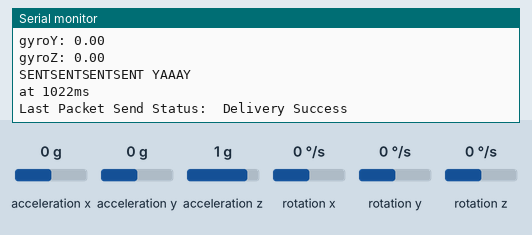
Recording of a sketch running on a simulated ESP32. Shown: the last lines printed to the serial monitor. Inputs (shaded band) come from the test bench; at power-on: acceleration x 0 g, acceleration y 0 g, acceleration z 1 g, rotation x 0 °/s, rotation y 0 °/s, rotation z 0 °/s.

Above: at 1.2 s.
1.3 s: acceleration x set to -1.4 g
At 1.9 s:
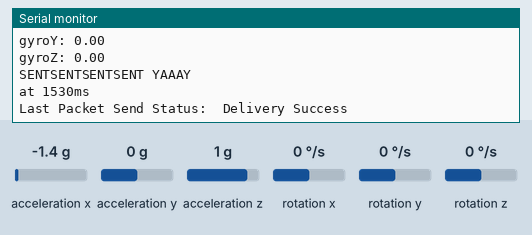
2.8 s: acceleration y set to -1.4 g
At 3.5 s:
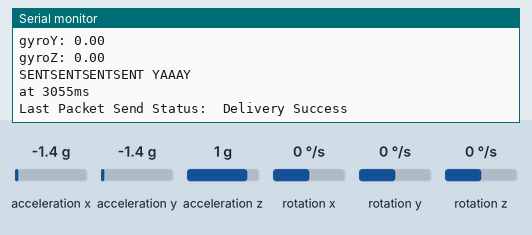
4.3 s: acceleration z set to -1.4 g
At 5.0 s:
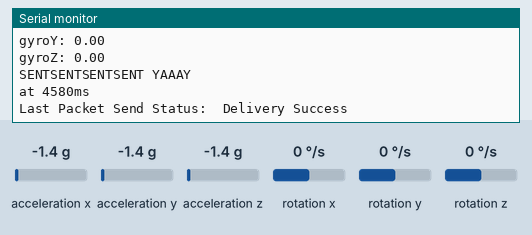
5.8 s: rotation x set to -192 °/s
At 6.5 s:
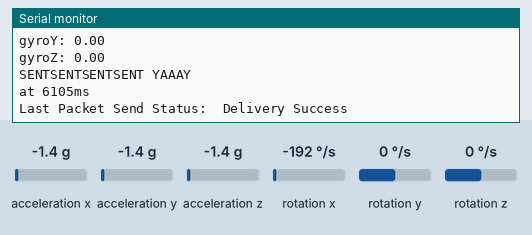
7.3 s: rotation y set to -192 °/s
At 8.0 s:
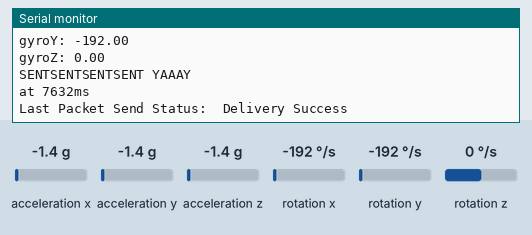
Timing chart, 0 to 9.8 s (numbered marks = the images above; inputs shaded):
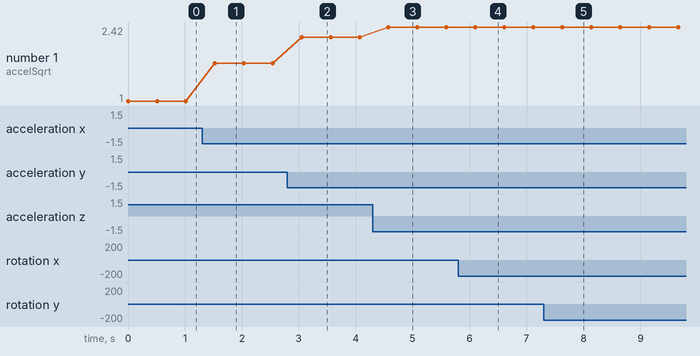

Measured:
- after the input at 1.3 s, the serial monitor: prints a new line after 0.23 s (image 1)
- after the input at 2.8 s, the serial monitor: prints a new line after 0.25 s (image 2)
- after the input at 4.3 s, the serial monitor: prints a new line after 0.27 s (image 3)
- after the input at 5.8 s, the serial monitor: prints a new line after 0.30 s (image 4)
- after the input at 7.3 s, the serial monitor: prints a new line after 0.33 s (image 5)
- plotted number 1: 1 → 1.72 after the input at 1.3 s, 1.72 → 2.22 after the input at 2.8 s, 2.22 → 2.42 after the input at 4.3 s

The sketch:

main.ino
```cpp
#include <MPU9250_asukiaaa.h>
#include <esp_now.h>
#include <esp_wifi.h>
#include <WiFi.h>
#ifdef _ESP32_HAL_I2C_H_
#define SDA_PIN 21
#define SCL_PIN 22
#endif

MPU9250_asukiaaa mySensor;
float aX, aY, aZ, aSqrt, gX, gY, gZ;
uint8_t broadcastAddress[] = {0x3c,0x8a,0x1f,0xb3,0x81,0xc4}; //Make sure the MAC address is in the format 0xAA, 0xBB etc

typedef struct struct_message {
  float aX,aY,aZ,gX,gY,gZ;
} struct_message;
struct_message myData;
esp_now_peer_info peerInfo;

void OnDataSent(const uint8_t *mac_addr, esp_now_send_status_t status) {
  Serial.print("\r\nLast Packet Send Status:\t");
  Serial.println(status == ESP_NOW_SEND_SUCCESS ? "Delivery Success" : "Delivery Fail");
}


void setup() {
  Serial.begin(115200);
  while(!Serial);
  Serial.println("started");
  WiFi.mode(WIFI_STA);
  if (esp_now_init() != ESP_OK){
    Serial.print("ERRORERRORERRORERRORERRORERRORERRORERRORERRORERRORERRORERROR");
    return;
  }
esp_now_register_send_cb(OnDataSent);
memcpy(peerInfo.peer_addr, broadcastAddress, 6);
peerInfo.channel = 0;
peerInfo.encrypt = false;
if (esp_now_add_peer(&peerInfo) != ESP_OK){
  Serial.println("Failed to add peer");
  return;
 }
#ifdef _ESP32_HAL_I2C_H_ // For ESP32
  Wire.begin(SDA_PIN, SCL_PIN);
  mySensor.setWire(&Wire);
#endif
  mySensor.beginAccel();
  mySensor.beginGyro();
}

void loop() {
  int result;

  result = mySensor.accelUpdate();
  if (result == 0) {
    aX = mySensor.accelX() * 9.81;
    aY = mySensor.accelY() * 9.81;
    aZ = mySensor.accelZ() * 9.81;
    aSqrt = mySensor.accelSqrt();
    Serial.println("accelX: " + String(aX));
    Serial.println("accelY: " + String(aY));
    Serial.println("accelZ: " + String(aZ));
    Serial.println("accelSqrt: " + String(aSqrt));
  } else {
    Serial.println("No accel val   " + String(result));
  }

  result = mySensor.gyroUpdate();
  if (result == 0) {
    gX = mySensor.gyroX();
    gY = mySensor.gyroY();
    gZ = mySensor.gyroZ();
    Serial.println("gyroX: " + String(gX));
    Serial.println("gyroY: " + String(gY));
    Serial.println("gyroZ: " + String(gZ));
  } else {
    Serial.println("Cannot read gyro values " + String(result));
  }
  myData.aX = aX;
  myData.aY = aY;
  myData.aZ = aZ;
  myData.gX = gX;
  myData.gY = gY;
  myData.gZ = gZ;
  result = esp_now_send(broadcastAddress, (uint8_t *) &myData, sizeof(myData));
  if (result == ESP_OK){
    Serial.println("SENTSENTSENTSENT YAAAY");
  }
  else {
    Serial.println("ERRRORRRRERERROOERAEORJAEORIUAEJ");
  }
  Serial.println("at " + String(millis()) + "ms");
  Serial.println(""); // Add an empty line
  delay(500);
}
```
